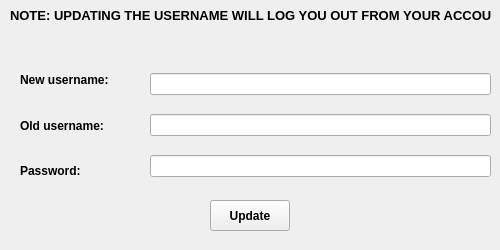
<?xml version="1.0" encoding="UTF-8"?>
<ui version="4.0">
 <class>changeusr</class>
 <widget class="QWidget" name="changeusr">
  <property name="geometry">
   <rect>
    <x>0</x>
    <y>0</y>
    <width>500</width>
    <height>250</height>
   </rect>
  </property>
  <property name="windowTitle">
   <string>Form</string>
  </property>
  <widget class="QPushButton" name="updatebutton">
   <property name="geometry">
    <rect>
     <x>210</x>
     <y>200</y>
     <width>80</width>
     <height>31</height>
    </rect>
   </property>
   <property name="font">
    <font>
     <bold>true</bold>
    </font>
   </property>
   <property name="text">
    <string>Update</string>
   </property>
  </widget>
  <widget class="QLabel" name="label">
   <property name="geometry">
    <rect>
     <x>10</x>
     <y>0</y>
     <width>481</width>
     <height>31</height>
    </rect>
   </property>
   <property name="font">
    <font>
     <pointsize>10</pointsize>
     <bold>true</bold>
    </font>
   </property>
   <property name="text">
    <string>NOTE: UPDATING THE USERNAME WILL LOG YOU OUT FROM YOUR ACCOUNT</string>
   </property>
  </widget>
  <widget class="QWidget" name="layoutWidget">
   <property name="geometry">
    <rect>
     <x>20</x>
     <y>60</y>
     <width>138</width>
     <height>131</height>
    </rect>
   </property>
   <layout class="QVBoxLayout" name="verticalLayout">
    <item>
     <widget class="QLabel" name="label_2">
      <property name="font">
       <font>
        <pointsize>9</pointsize>
        <bold>true</bold>
       </font>
      </property>
      <property name="text">
       <string>New username:</string>
      </property>
     </widget>
    </item>
    <item>
     <widget class="QLabel" name="label_3">
      <property name="font">
       <font>
        <pointsize>9</pointsize>
        <bold>true</bold>
       </font>
      </property>
      <property name="text">
       <string>Old username:</string>
      </property>
     </widget>
    </item>
    <item>
     <widget class="QLabel" name="label_4">
      <property name="font">
       <font>
        <bold>true</bold>
       </font>
      </property>
      <property name="text">
       <string>Password:</string>
      </property>
     </widget>
    </item>
   </layout>
  </widget>
  <widget class="QWidget" name="layoutWidget_2">
   <property name="geometry">
    <rect>
     <x>150</x>
     <y>60</y>
     <width>341</width>
     <height>131</height>
    </rect>
   </property>
   <layout class="QVBoxLayout" name="verticalLayout_2">
    <item>
     <widget class="QLineEdit" name="newusr"/>
    </item>
    <item>
     <widget class="QLineEdit" name="oldusr"/>
    </item>
    <item>
     <widget class="QLineEdit" name="oldpass">
      <property name="echoMode">
       <enum>QLineEdit::Password</enum>
      </property>
     </widget>
    </item>
   </layout>
  </widget>
 </widget>
 <resources/>
 <connections/>
</ui>
